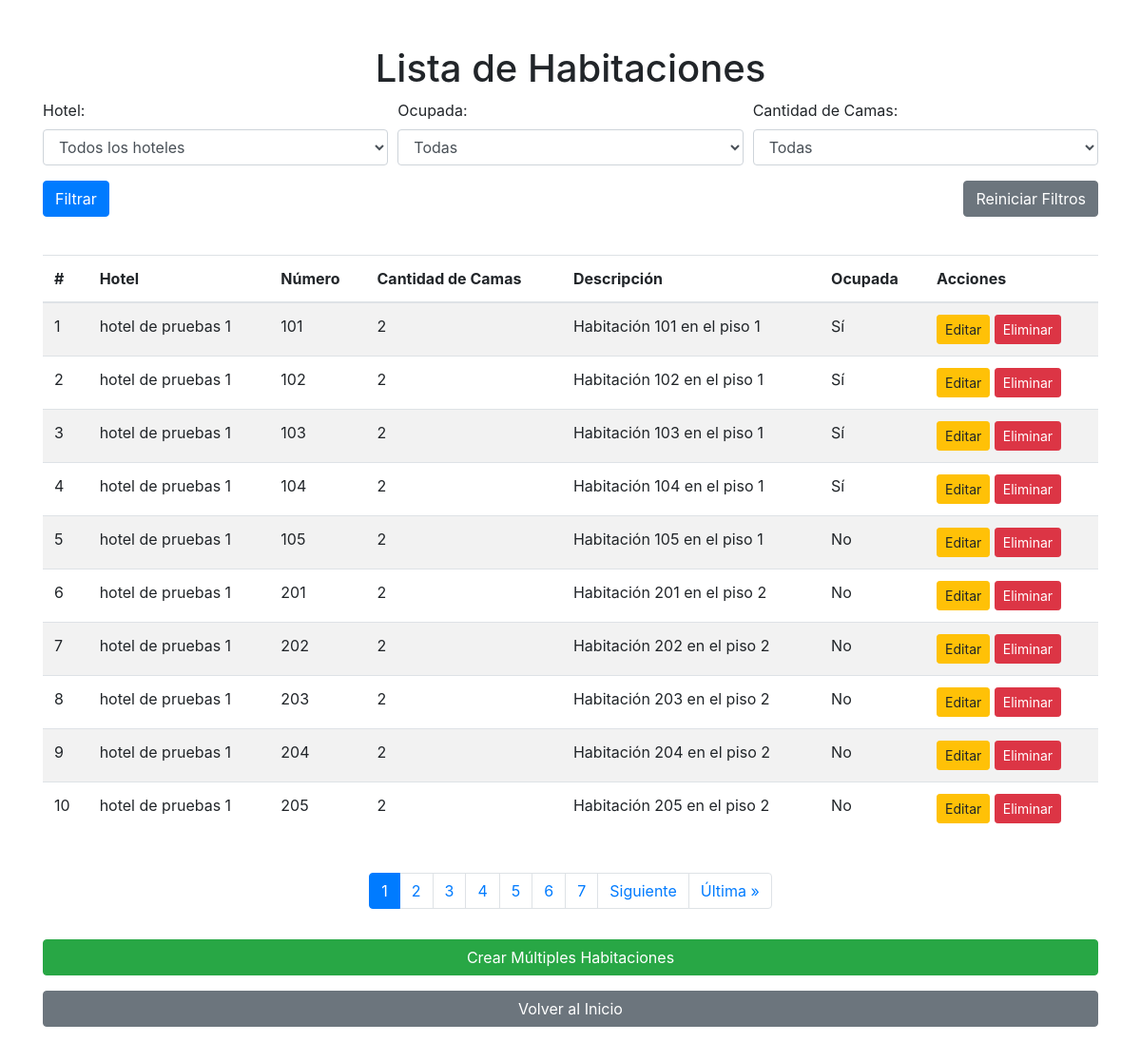
The page /habitaciones/ (signed in) on the database as committed earlier.
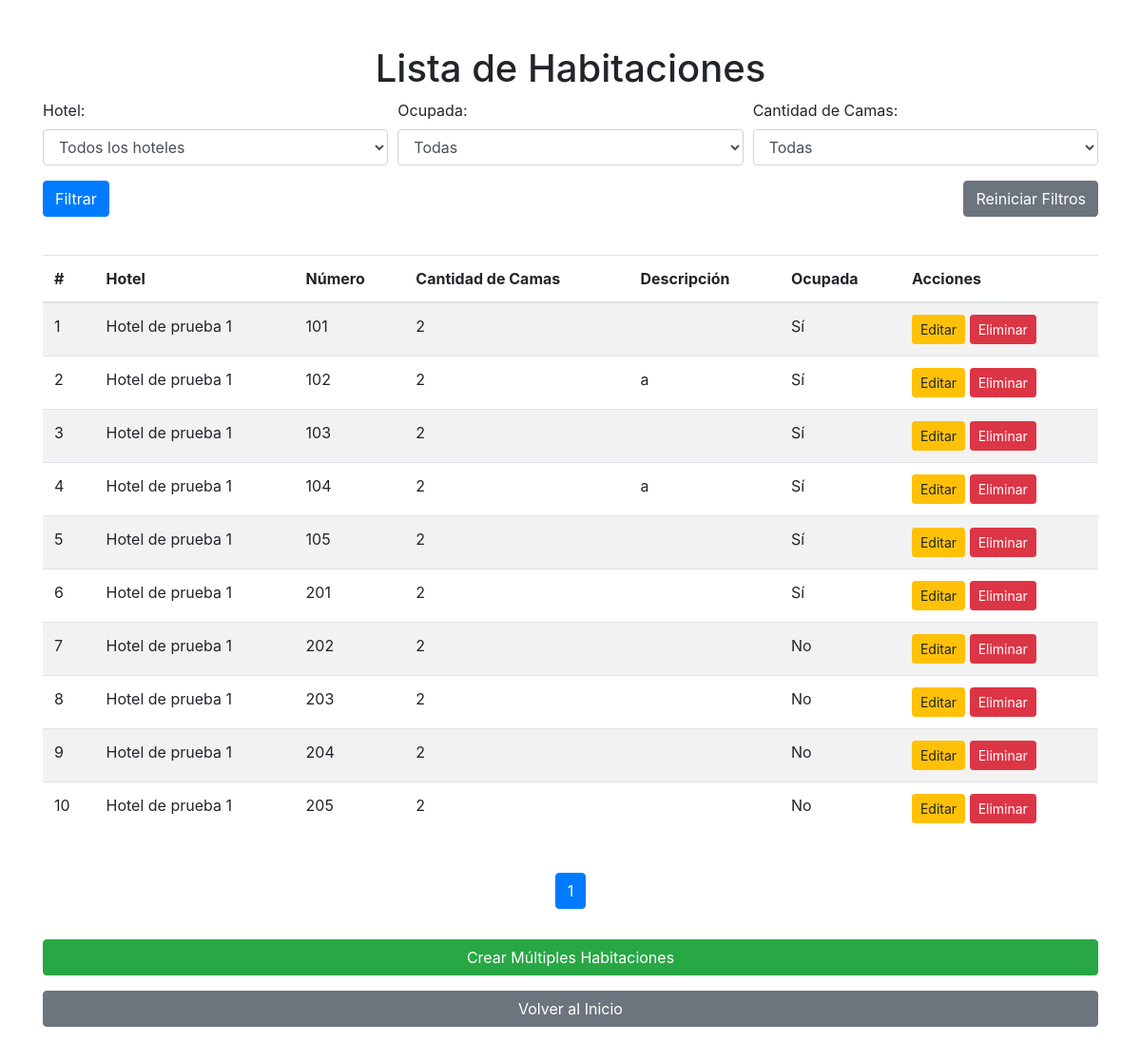
The same page on the database as committed later.
### hoteles/models.py (models this page shows, shortened)
class Habitacion(models.Model):
    hotel = models.ForeignKey(Hotel, related_name='habitaciones', on_delete=models.CASCADE)
    numero = models.CharField(max_length=20)
    cantidad_camas = models.PositiveIntegerField()
    descripcion = models.TextField()
    ocupada = models.BooleanField(default=False)

class Hotel(models.Model):
    CATEGORIAS = [
        ('normal', 'Normal'),
        ('frente_al_mar', 'Frente al Mar'),
        ('cabanas', 'Cabañas'),
    ]
    id = models.AutoField(primary_key=True)
    nombre = models.CharField(max_length=255)
    descripcion_breve = models.CharField(max_length=500)
    descripcion_detallada = models.TextField()
    precio = models.IntegerField()
    foto = models.ImageField(upload_to='hoteles/')
    categoria = models.CharField(max_length=20, choices=CATEGORIAS, default='normal')
    en_oferta = models.BooleanField(default=False)
    porcentaje_descuento = models.IntegerField(default=0)
    stock_habitaciones = models.PositiveIntegerField(default=0)
    ubicacion = models.CharField(max_length=255, null=True, blank=True)
    wifi_gratuito = models.BooleanField(default=False)
    desayuno_incluido = models.BooleanField(default=False)
    gimnasio = models.BooleanField(default=False)
    piscina = models.BooleanField(default=False)
    spa = models.BooleanField(default=False)
    restaurante = models.BooleanField(default=False)
    servicio_transporte = models.BooleanField(default=False)
    servicios_eventos = models.BooleanField(default=False)
    servicio_conserjeria = models.BooleanField(default=False)

### hoteles/views.py (the view)
# urls.py: path('habitaciones/', lista_habitaciones, name='lista_habitaciones'),
@user_passes_test(superuser_required)
def lista_habitaciones(request):
    form = FiltroHabitacionesForm(request.GET)
    habitaciones = Habitacion.objects.all()
    if form.is_valid():
        hotel = form.cleaned_data['hotel']
        ocupada = form.cleaned_data['ocupada']
        cantidad_camas = form.cleaned_data['cantidad_camas']
        if hotel:
            habitaciones = habitaciones.filter(hotel=hotel)
        if ocupada is not None:
            habitaciones = habitaciones.filter(ocupada=ocupada)
        if cantidad_camas:
            habitaciones = habitaciones.filter(cantidad_camas=cantidad_camas)
    paginator = Paginator(habitaciones, 10)  # Mostrar 10 habitaciones por página
    page_number = request.GET.get('page')
    habitaciones = paginator.get_page(page_number)
    return render(request, './habitaciones/lista_habitaciones.html', {
        'habitaciones': habitaciones,
        'form': form,
        'hoteles': Hotel.objects.all(),
    })

### hoteles/forms.py
class FiltroHabitacionesForm(forms.Form):
    hotel = forms.ModelChoiceField(queryset=Hotel.objects.all(), required=False, label='Hotel')
    ocupada = forms.NullBooleanField(required=False, widget=forms.Select(choices=[
        ('', 'Todas'),
        (True, 'Sí'),
        (False, 'No'),
    ]))
    cantidad_camas = forms.ChoiceField(required=False, label='Cantidad de Camas', choices=[('', 'Todas')])
    def __init__(self, *args, **kwargs):
        super().__init__(*args, **kwargs)
        camas_choices = [(cantidad, cantidad) for cantidad in Habitacion.objects.values_list('cantidad_camas', flat=True).distinct()]
        self.fields['cantidad_camas'].choices += camas_choices

### hoteles/authentication_backend.py (called while the page is built)
    def get_user(self, user_id):
        try:
            return Usuario.objects.get(pk=user_id)
        except Usuario.DoesNotExist:
            return None

### hoteles/views.py (called while the page is built)
def superuser_required(user):
    return user.is_superuser

### hoteles/templates/habitaciones/lista_habitaciones.html (shortened to what this page needs)
<!DOCTYPE html>
<html lang="es">
<head>
    <link href="https://stackpath.bootstrapcdn.com/bootstrap/4.5.2/css/bootstrap.min.css" rel="stylesheet">
</head>
<body>
    <div class="container mt-5">
        <h1 class="text-center">Lista de Habitaciones</h1>
        <form method="get" class="mb-4">
            <div class="form-row">
                <div class="form-group col-md-4">
                    <label for="hotel">Hotel:</label>
                    <select id="hotel" name="hotel" class="form-control">
                        <option value="">Todos los hoteles</option>
                    </select>
                </div>
                <div class="form-group col-md-4">
                    <label for="ocupada">Ocupada:</label>
                    <select id="ocupada" name="ocupada" class="form-control">
                        <option value="">Todas</option>
                    </select>
                </div>
                <div class="form-group col-md-4">
                    <label for="cantidad_camas">Cantidad de Camas:</label>
                    <select id="cantidad_camas" name="cantidad_camas" class="form-control">
                        <option value="">Todas</option>
                    </select>
                </div>
            </div>
            <div class="form-row">
                <div class="form-group col-md-6">
                    <button type="submit" class="btn btn-primary">Filtrar</button>
                </div>
                <div class="form-group col-md-6 text-right">
                    <a href="{% url 'lista_habitaciones' %}" class="btn btn-secondary">Reiniciar Filtros</a>
                </div>
            </div>
        </form>
        <table class="table table-striped">
            <thead>
                <tr>
                    <th>#</th>
                    <th>Hotel</th>
                    <th>Número</th>
                    <th>Cantidad de Camas</th>
                    <th>Descripción</th>
                    <th>Ocupada</th>
                    <th>Acciones</th>
                </tr>
            </thead>
            <tbody>
                {% for habitacion in habitaciones %}
                <tr>
                    <td>{{ habitaciones.start_index|add:forloop.counter0 }}</td>
                    <td>{{ habitacion.hotel.nombre }}</td>
                    <td>{{ habitacion.numero }}</td>
                    <td>{{ habitacion.cantidad_camas }}</td>
                    <td>{{ habitacion.descripcion }}</td>
                    <td>{{ habitacion.ocupada|yesno:"Sí,No" }}</td>
                    <td>
                        <a href="{% url 'actualizar_habitacion' habitacion.pk %}" class="btn btn-warning btn-sm">Editar</a>
                        <a href="{% url 'eliminar_habitacion' habitacion.pk %}" class="btn btn-danger btn-sm">Eliminar</a>
                    </td>
                </tr>
                {% endfor %}
            </tbody>
        </table>
        <div class="d-flex justify-content-center">
            <ul class="pagination mt-4">
                {% for num in habitaciones.paginator.page_range %}
                {% if habitaciones.number == num %}
                <li class="page-item active"><span class="page-link">{{ num }} <span class="sr-only">(current)</span></span></li>
                {% else %}
                <li class="page-item"><a class="page-link" href="?page={{ num }}">{{ num }}</a></li>
                {% endif %}
                {% endfor %}
                {% if habitaciones.has_next %}
                <li class="page-item"><a class="page-link" href="?page={{ habitaciones.next_page_number }}">Siguiente</a></li>
                <li class="page-item"><a class="page-link" href="?page={{ habitaciones.paginator.num_pages }}">Última &raquo;</a></li>
                {% endif %}
            </ul>
        </div>
        <a href="{% url 'crear_multiple_habitaciones' %}" class="btn btn-success btn-block mt-3 mb-3">Crear Múltiples Habitaciones</a>
        <a href="{% url 'index' %}" class="btn btn-secondary btn-block mt-3 mb-3">Volver al Inicio</a>
    </div>
</body>
</html>

Rows that differ between the two databases and show on the page:
removed Habitacion: start_index|add "1", hotel.nombre "hotel de pruebas 1", numero "101", cantidad_camas "2", descripcion "Habitación 101 en el piso 1", ocupada "Sí"
removed Habitacion: start_index|add "2", hotel.nombre "hotel de pruebas 1", numero "102", cantidad_camas "2", descripcion "Habitación 102 en el piso 1", ocupada "Sí"
removed Habitacion: start_index|add "3", hotel.nombre "hotel de pruebas 1", numero "103", cantidad_camas "2", descripcion "Habitación 103 en el piso 1", ocupada "Sí"
removed Habitacion: start_index|add "4", hotel.nombre "hotel de pruebas 1", numero "104", cantidad_camas "2", descripcion "Habitación 104 en el piso 1", ocupada "Sí"
removed Habitacion: start_index|add "5", hotel.nombre "hotel de pruebas 1", numero "105", cantidad_camas "2", descripcion "Habitación 105 en el piso 1", ocupada "No"
removed Habitacion: start_index|add "6", hotel.nombre "hotel de pruebas 1", numero "201", cantidad_camas "2", descripcion "Habitación 201 en el piso 2", ocupada "No"
removed Habitacion: start_index|add "7", hotel.nombre "hotel de pruebas 1", numero "202", cantidad_camas "2", descripcion "Habitación 202 en el piso 2", ocupada "No"
removed Habitacion: start_index|add "8", hotel.nombre "hotel de pruebas 1", numero "203", cantidad_camas "2", descripcion "Habitación 203 en el piso 2", ocupada "No"
removed Habitacion: start_index|add "9", hotel.nombre "hotel de pruebas 1", numero "204", cantidad_camas "2", descripcion "Habitación 204 en el piso 2", ocupada "No"
removed Habitacion: start_index|add "10", hotel.nombre "hotel de pruebas 1", numero "205", cantidad_camas "2", descripcion "Habitación 205 en el piso 2", ocupada "No"
added Habitacion: start_index|add "1", hotel.nombre "Hotel de prueba 1", numero "101", cantidad_camas "2", ocupada "Sí"
added Habitacion: start_index|add "2", hotel.nombre "Hotel de prueba 1", numero "102", cantidad_camas "2", descripcion "a", ocupada "Sí"
added Habitacion: start_index|add "3", hotel.nombre "Hotel de prueba 1", numero "103", cantidad_camas "2", ocupada "Sí"
added Habitacion: start_index|add "4", hotel.nombre "Hotel de prueba 1", numero "104", cantidad_camas "2", descripcion "a", ocupada "Sí"
added Habitacion: start_index|add "5", hotel.nombre "Hotel de prueba 1", numero "105", cantidad_camas "2", ocupada "Sí"
added Habitacion: start_index|add "6", hotel.nombre "Hotel de prueba 1", numero "201", cantidad_camas "2", ocupada "Sí"
added Habitacion: start_index|add "7", hotel.nombre "Hotel de prueba 1", numero "202", cantidad_camas "2", ocupada "No"
added Habitacion: start_index|add "8", hotel.nombre "Hotel de prueba 1", numero "203", cantidad_camas "2", ocupada "No"
added Habitacion: start_index|add "9", hotel.nombre "Hotel de prueba 1", numero "204", cantidad_camas "2", ocupada "No"
added Habitacion: start_index|add "10", hotel.nombre "Hotel de prueba 1", numero "205", cantidad_camas "2", ocupada "No"
Other text that changed with them:
list line gone: "2"
list line gone: "3"
list line gone: "4"
list line gone: "5"
list line gone: "6"
list line gone: "7"
text no longer shown: "Siguiente Última »"
